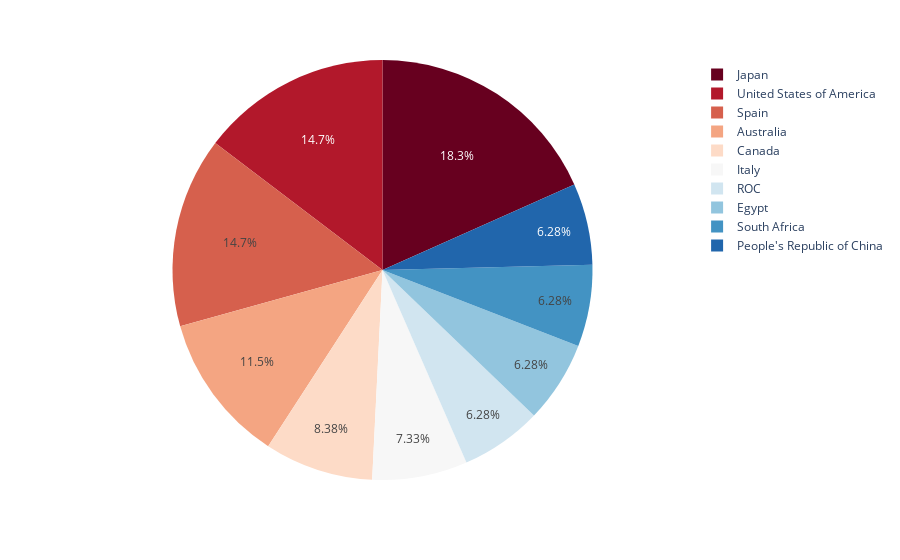

Notebook cell for this chart:
### Code cell
px.pie(coachdata.head(10),values='Name',names='NOC',hover_name='NOC',color_discrete_sequence=px.colors.sequential.RdBu)

### Figure 1 — Plotly figure (JSON) as saved in the notebook; plotly's stock layout.template omitted (floating-point values rounded to 4 significant figures)
{"data": [{"domain": {"x": [0, 1], "y": [0, 1]}, "hovertemplate": "<b>%{hovertext}</b><br><br>NOC=%{label}<br>Name=%{value}<extra></extra>", "hovertext": ["Japan", "United States of America", "Spain", "Australia", "Canada", "Italy", "ROC", "Egypt", "South Africa", "People's Republic of China"], "labels": ["Japan", "United States of America", "Spain", "Australia", "Canada", "Italy", "ROC", "Egypt", "South Africa", "People's Republic of China"], "legendgroup": "", "name": "", "showlegend": true, "type": "pie", "values": [35, 28, 28, 22, 16, 14, 12, 12, 12, 12]}], "layout": {"legend": {"tracegroupgap": 0}, "margin": {"t": 60}, "piecolorway": ["rgb(103,0,31)", "rgb(178,24,43)", "rgb(214,96,77)", "rgb(244,165,130)", "rgb(253,219,199)", "rgb(247,247,247)", "rgb(209,229,240)", "rgb(146,197,222)", "rgb(67,147,195)", "rgb(33,102,172)", "rgb(5,48,97)"]}}
